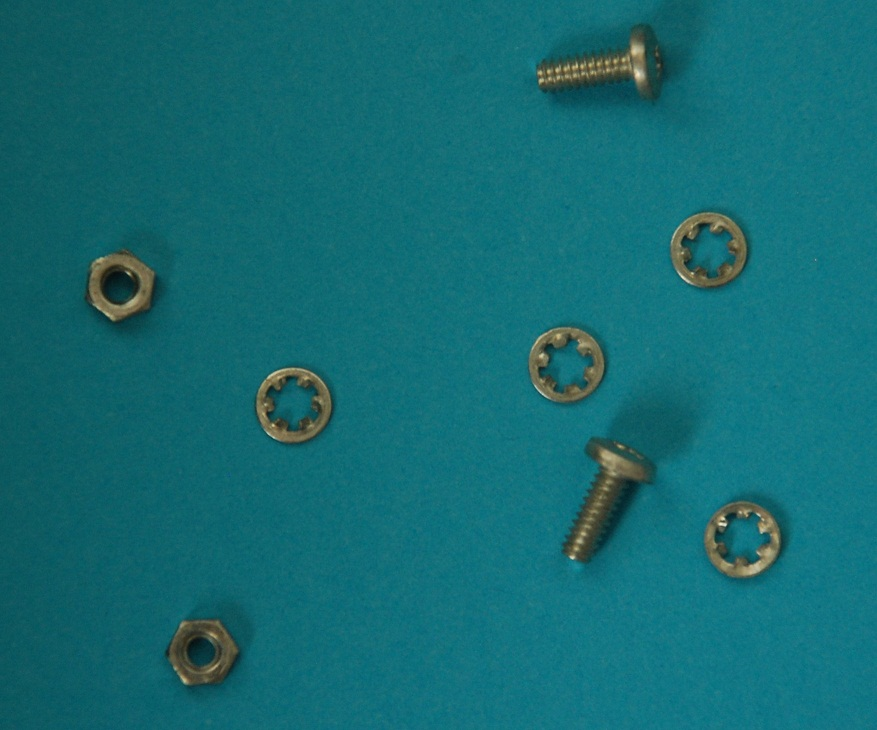
#> input picture img/bolts2.jpg, 877 x 730 px
$ python sandbox.py
#> lines starting #> are read from the running program, lines starting #| are printed output that depends on the picture; after the words box and inside, x2 and y2 are one past the last pixel; in counts of white or black regions, pixels touching at a corner belong together
import cv2
import numpy as np
from matplotlib import pyplot as plt

img = cv2.imread('./img/bolts2.jpg',0)
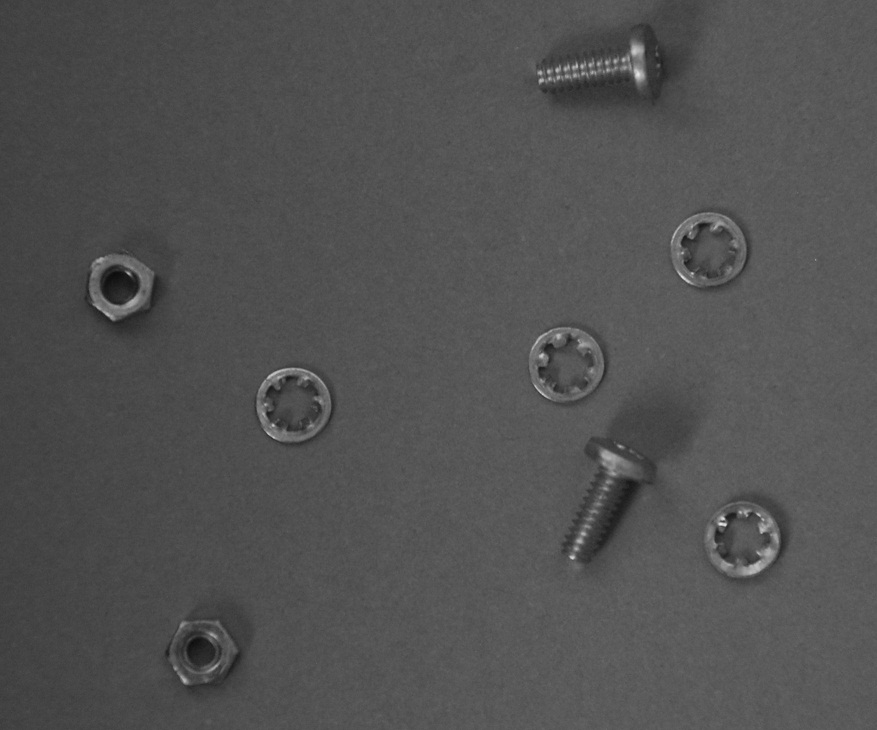
#> img: shape (730, 877); min 12, max 230, mean 81.6
small_kernel = np.ones((3,3),np.uint8)
med_kernel = np.ones((5,5),np.uint8)
large_kernel = np.ones((9,9),np.uint8)
gradient = cv2.morphologyEx(img, cv2.MORPH_GRADIENT, small_kernel)
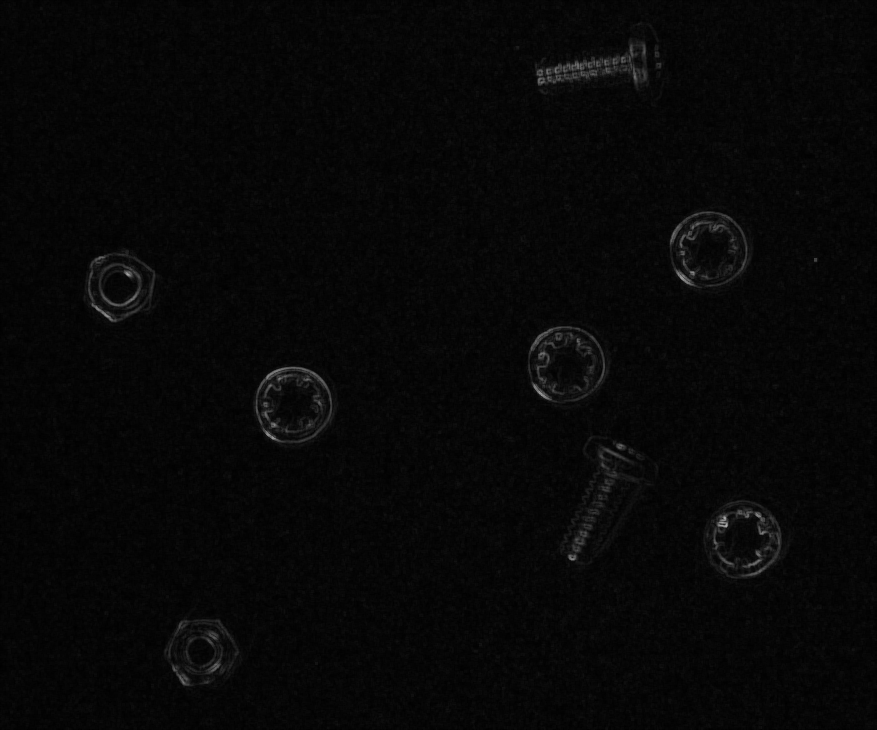
#> gradient: shape (730, 877); min 0, max 173, mean 7.2
erosion = cv2.erode(gradient,med_kernel,iterations = 1)

# Otsu's thresholding after Gaussian filtering
blur = cv2.GaussianBlur(erosion,(5,5),0)
ret3,th3 = cv2.threshold(blur,0,255,cv2.THRESH_BINARY+cv2.THRESH_OTSU)
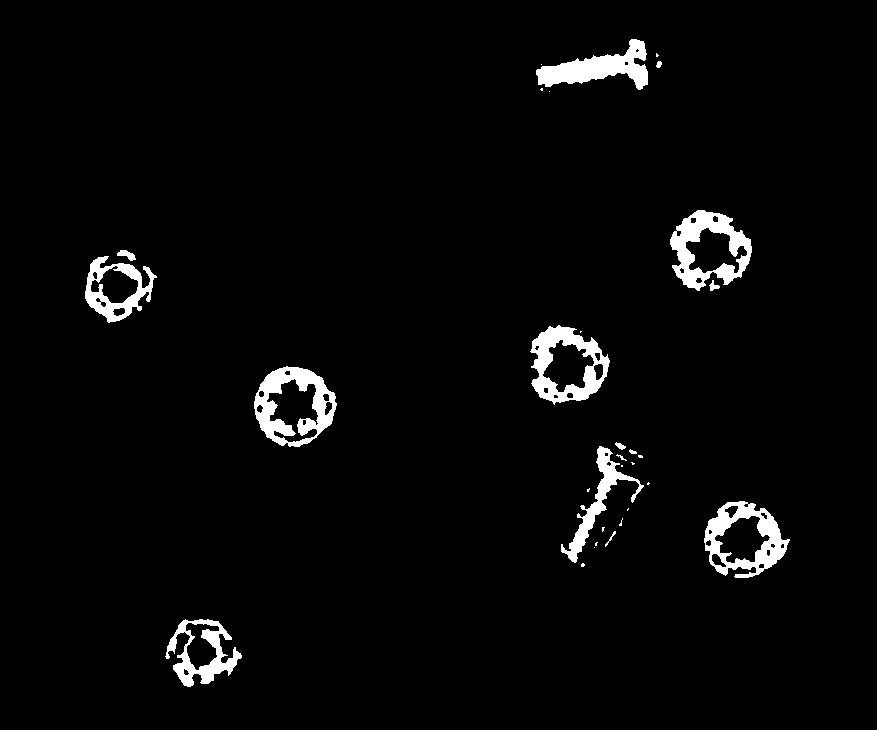
#> th3: shape (730, 877); 3.1% white; 31 white regions (16 under 20 px), largest, box (x1, y1, x2, y2) and area: (254, 366, 337, 447) 3061, (670, 210, 752, 291) 2929, (704, 501, 790, 578) 2778
#> ret3 = 7
dilation = cv2.dilate(th3,large_kernel,iterations = 2)
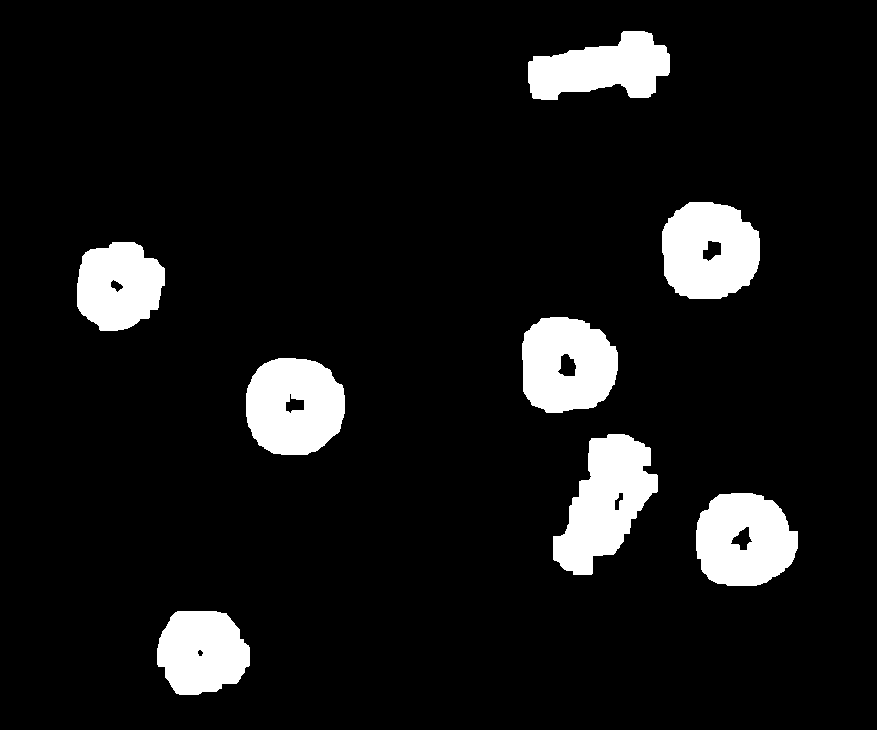
#> dilation: shape (730, 877); 8.9% white; 8 white regions, largest, box (x1, y1, x2, y2) and area: (553, 434, 658, 575) 8403, (246, 358, 345, 455) 7698, (662, 202, 760, 299) 7575

cv2.namedWindow('Original', cv2.WINDOW_NORMAL)
cv2.imshow('Original',img)
cv2.namedWindow('Gradient', cv2.WINDOW_NORMAL)
cv2.imshow('Gradient',gradient)
cv2.namedWindow('Thresh', cv2.WINDOW_NORMAL)
cv2.imshow('Thresh',th3)
cv2.namedWindow('Dilation', cv2.WINDOW_NORMAL)
cv2.imshow('Dilation',dilation)
cv2.waitKey(0)
cv2.destroyAllWindows()

# [6 lines of commented-out code are left out]

$ run again, with img/bolts1.jpg copied over img/bolts2.jpg
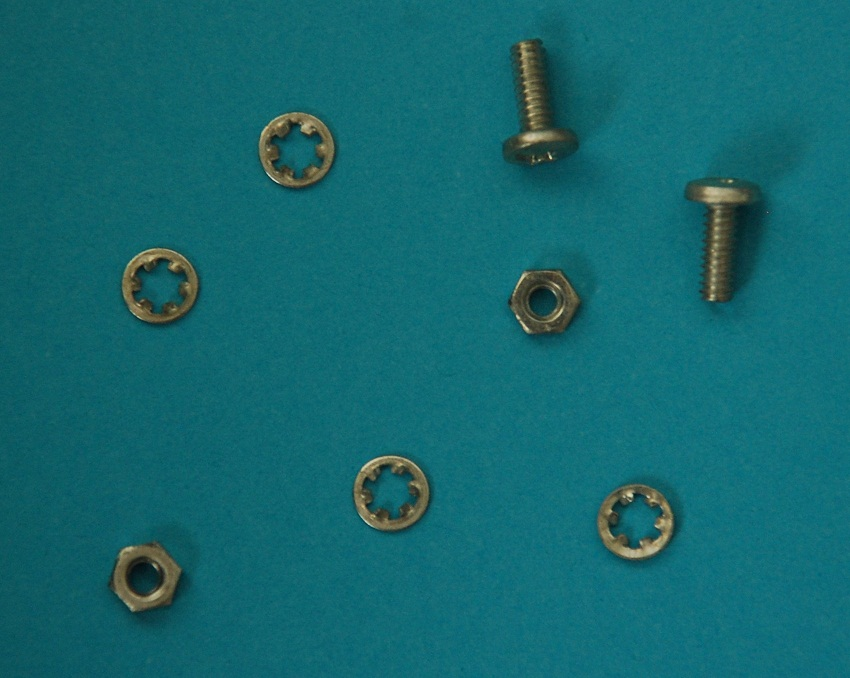
#> input picture img/bolts1.jpg, 850 x 678 px
#> `ret3,th3 = cv2.threshold(blur,0,255,cv2.THRESH_BINARY+cv2.THRESH_OTSU)`:
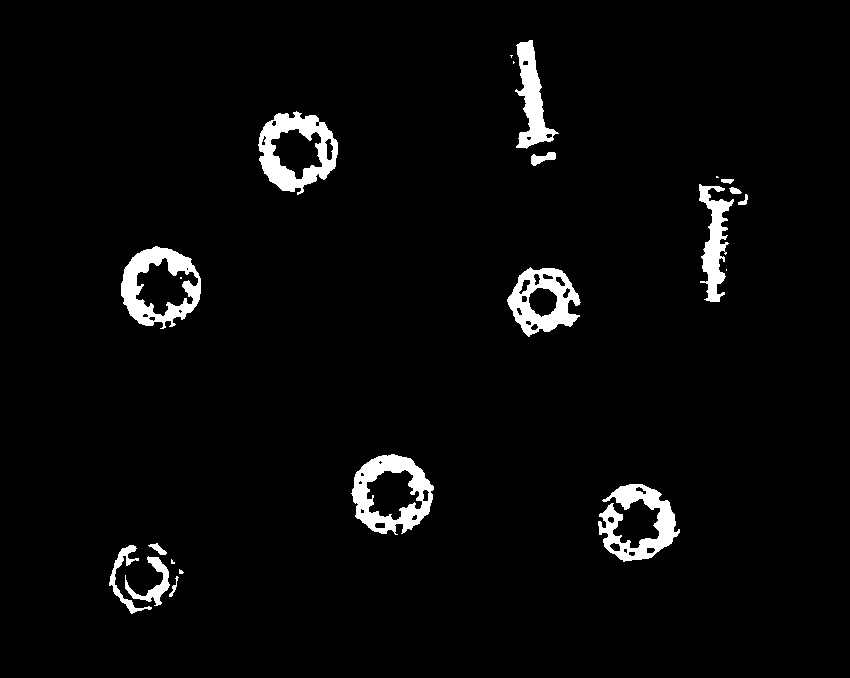
#> th3: shape (678, 850); 3.5% white; 22 white regions (7 under 20 px), largest, box (x1, y1, x2, y2) and area: (258, 111, 338, 195) 3098, (351, 454, 434, 535) 3061, (121, 246, 201, 329) 2971
#> ret3 = 8
#> `dilation = cv2.dilate(th3,large_kernel,iterations = 2)`:
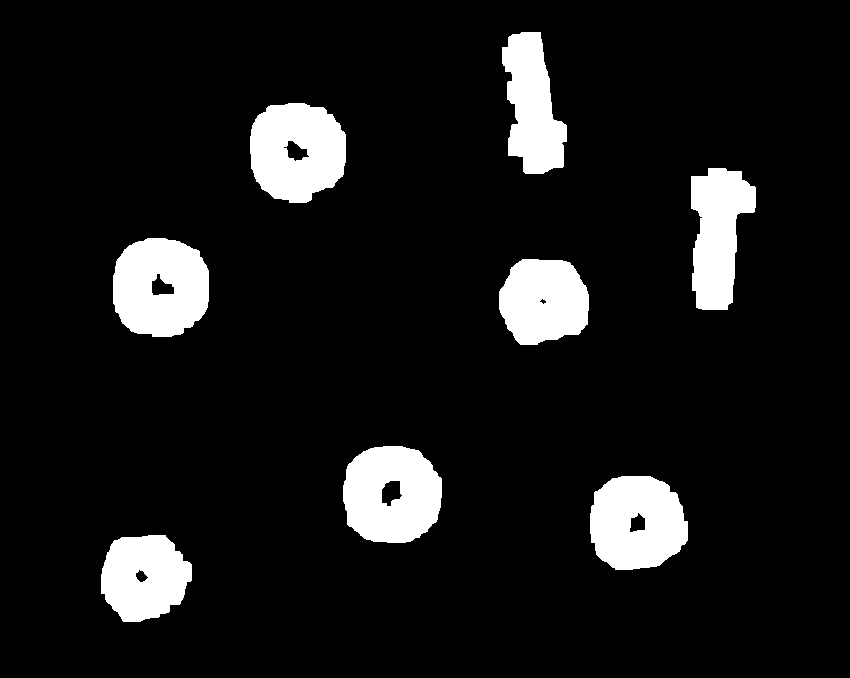
#> dilation: shape (678, 850); 9.5% white; 8 white regions, largest, box (x1, y1, x2, y2) and area: (113, 238, 209, 337) 7621, (343, 446, 442, 543) 7585, (250, 103, 346, 203) 7521

$ run again, with img/bolts3.jpg copied over img/bolts2.jpg
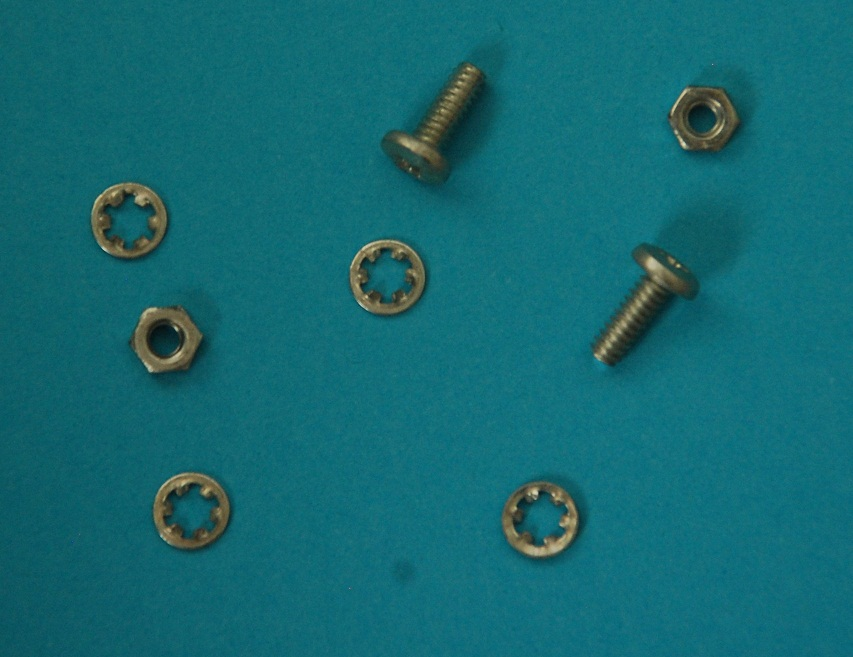
#> input picture img/bolts3.jpg, 853 x 657 px
#> `ret3,th3 = cv2.threshold(blur,0,255,cv2.THRESH_BINARY+cv2.THRESH_OTSU)`:
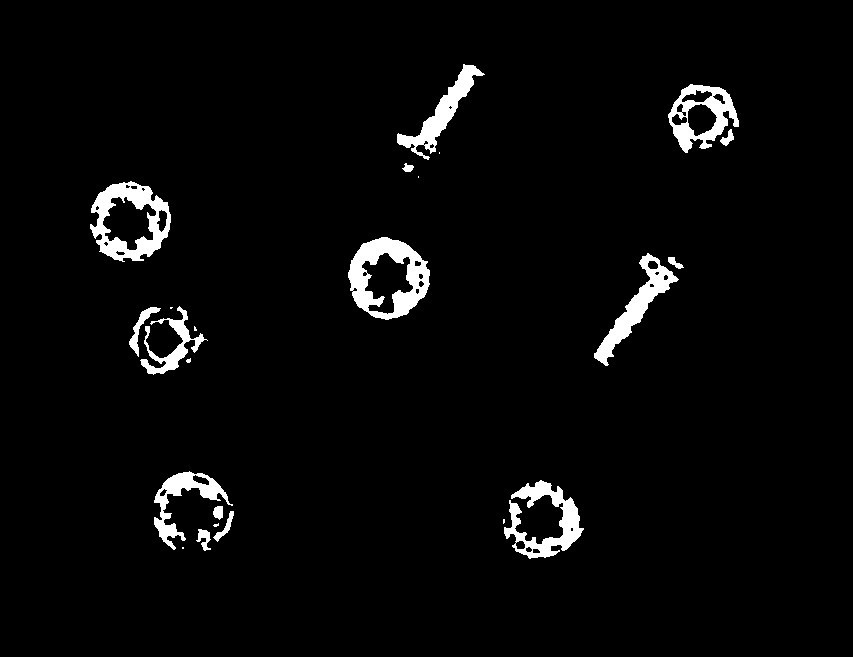
#> th3: shape (657, 853); 3.4% white; 23 white regions (8 under 20 px), largest, box (x1, y1, x2, y2) and area: (348, 237, 430, 320) 3261, (90, 181, 171, 262) 2908, (504, 480, 584, 559) 2451
#> ret3 = 8
#> `dilation = cv2.dilate(th3,large_kernel,iterations = 2)`:
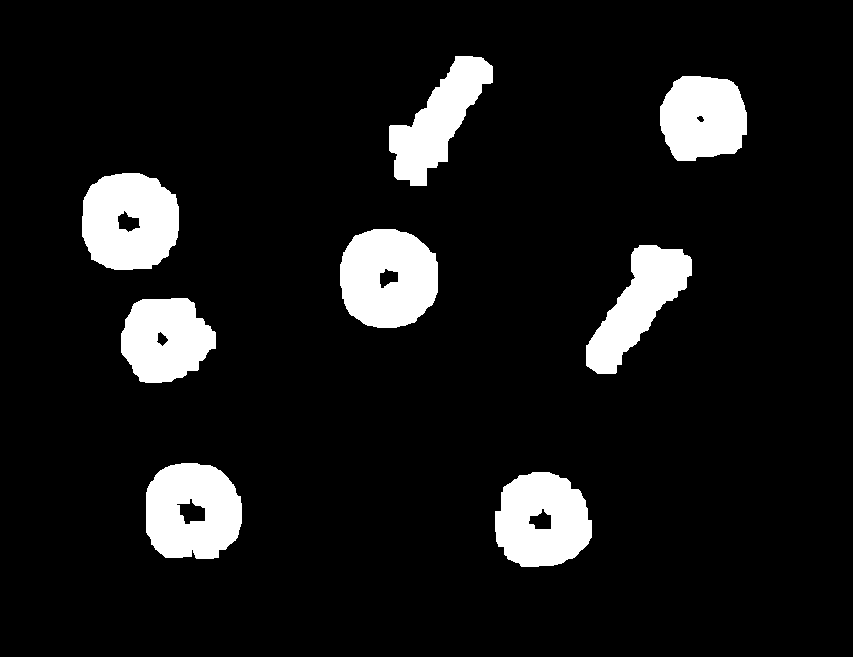
#> dilation: shape (657, 853); 9.7% white; 8 white regions, largest, box (x1, y1, x2, y2) and area: (340, 229, 438, 328) 7767, (82, 173, 179, 270) 7570, (146, 463, 242, 559) 7345

$ run again, with img/bolts4.jpg copied over img/bolts2.jpg
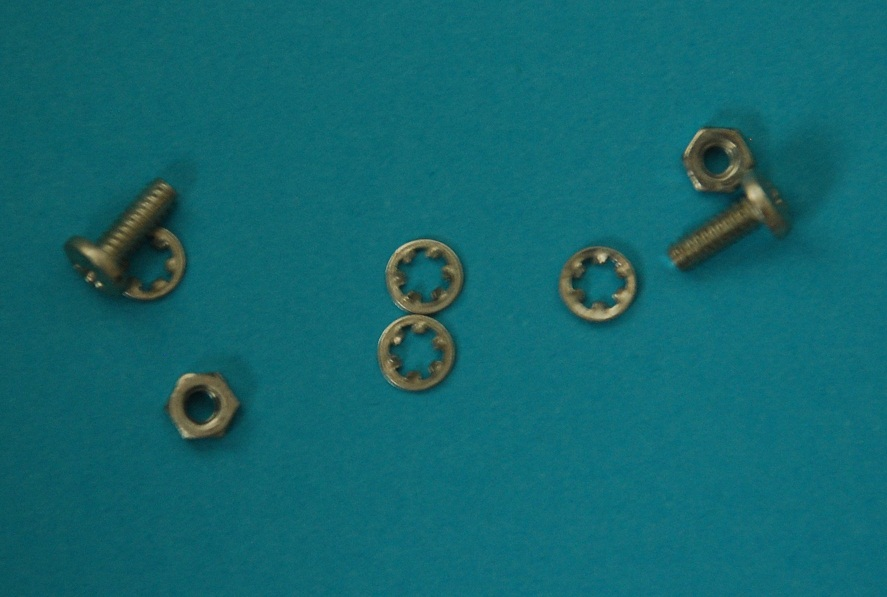
#> input picture img/bolts4.jpg, 887 x 597 px
#> `ret3,th3 = cv2.threshold(blur,0,255,cv2.THRESH_BINARY+cv2.THRESH_OTSU)`:
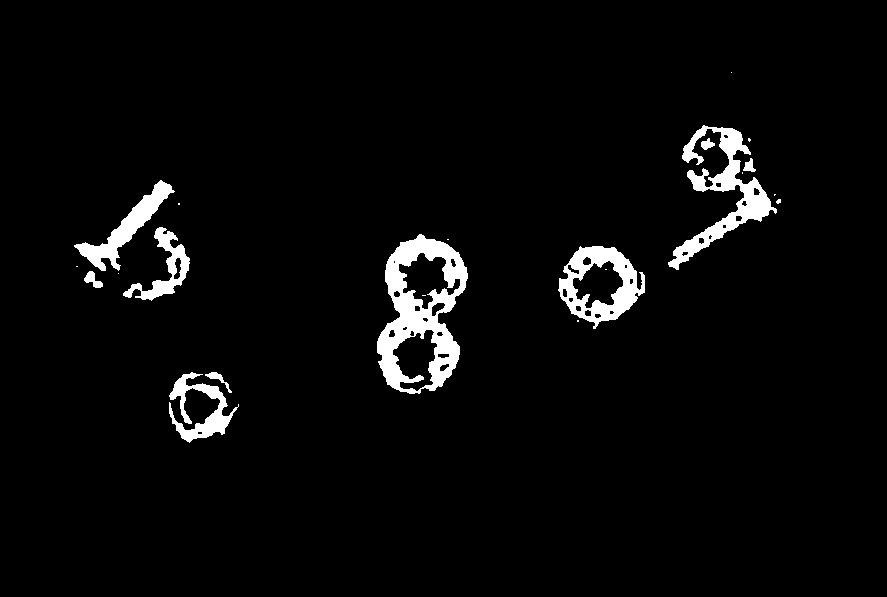
#> th3: shape (597, 887); 3.7% white; 22 white regions (12 under 20 px), largest, box (x1, y1, x2, y2) and area: (377, 234, 468, 394) 6644, (668, 125, 777, 270) 4052, (558, 246, 645, 329) 3152
#> ret3 = 7
#> `dilation = cv2.dilate(th3,large_kernel,iterations = 2)`:
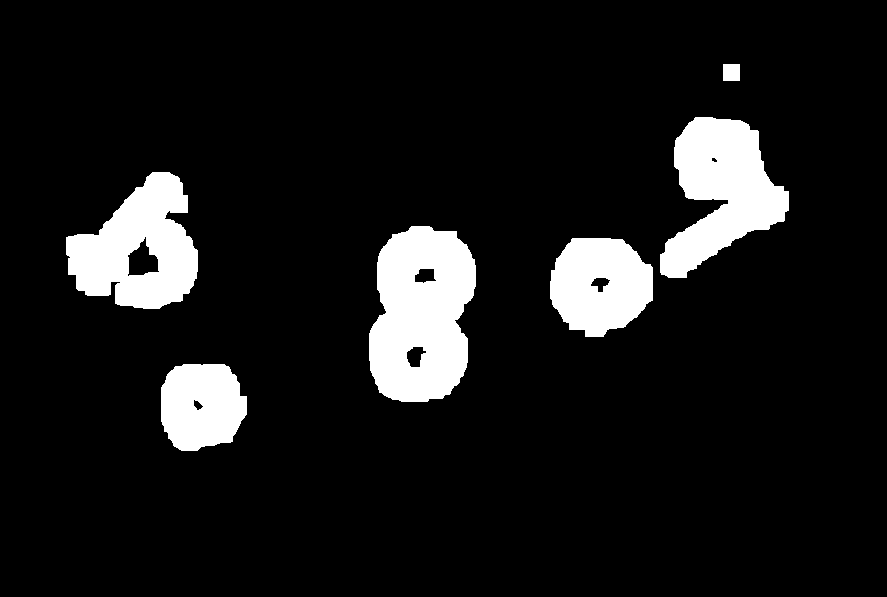
#> dilation: shape (597, 887); 9.7% white; 6 white regions, box (x1, y1, x2, y2) and area: (369, 226, 476, 402) 14600, (660, 117, 789, 278) 11602, (66, 172, 198, 309) 11110, (550, 238, 653, 337) 7792, (161, 364, 247, 451) 6093, (723, 64, 740, 81) 289
